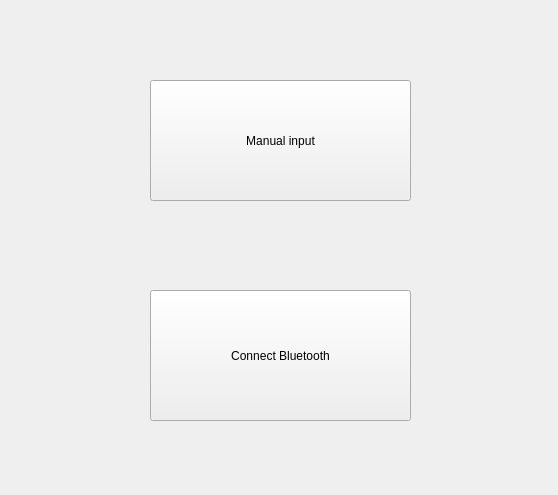
<?xml version="1.0" encoding="UTF-8"?>
<ui version="4.0">
 <class>Form</class>
 <widget class="QWidget" name="Form">
  <property name="geometry">
   <rect>
    <x>0</x>
    <y>0</y>
    <width>558</width>
    <height>495</height>
   </rect>
  </property>
  <property name="windowTitle">
   <string>Form</string>
  </property>
  <widget class="QPushButton" name="pushButton">
   <property name="geometry">
    <rect>
     <x>150</x>
     <y>80</y>
     <width>261</width>
     <height>121</height>
    </rect>
   </property>
   <property name="text">
    <string>Manual input</string>
   </property>
  </widget>
  <widget class="QPushButton" name="pushButton_2">
   <property name="geometry">
    <rect>
     <x>150</x>
     <y>290</y>
     <width>261</width>
     <height>131</height>
    </rect>
   </property>
   <property name="text">
    <string>Connect Bluetooth</string>
   </property>
  </widget>
 </widget>
 <resources/>
 <connections/>
</ui>
